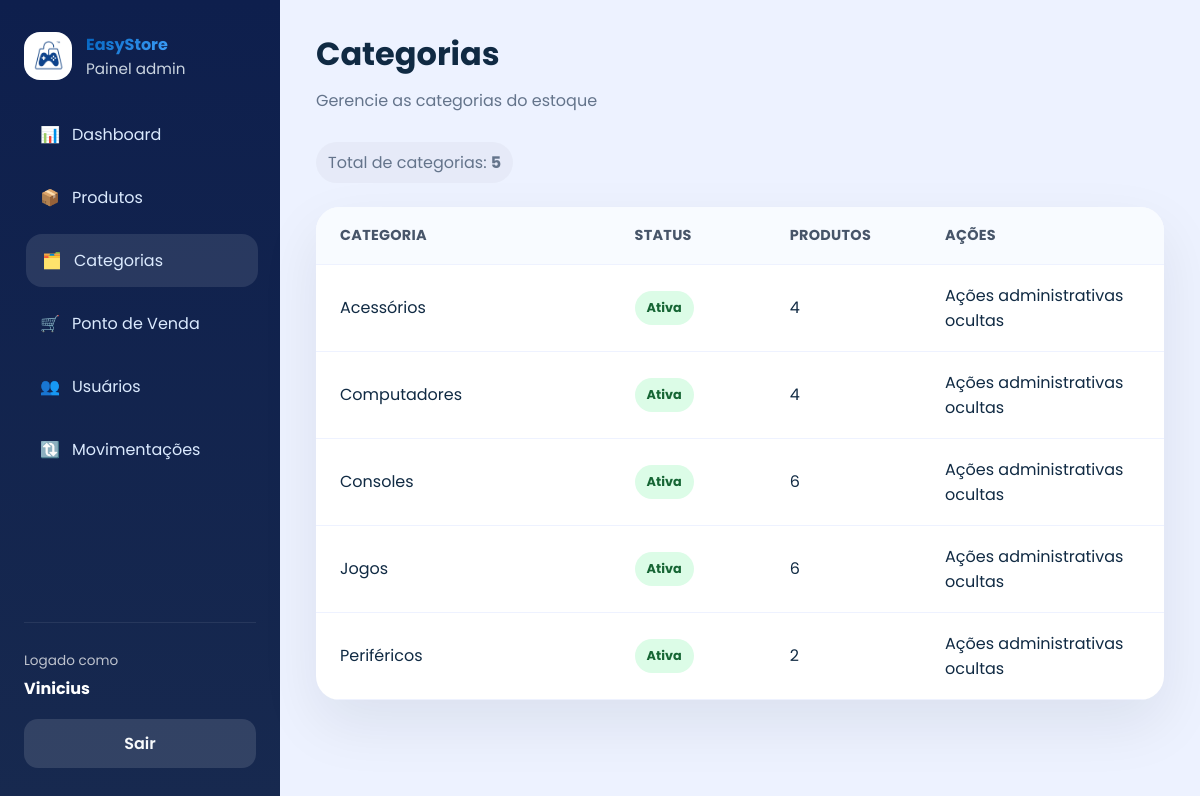
/categorias/ (signed in), run on the app's committed database.
### app/models/categoria.py (models this page shows)
class Categoria(Base):
    __tablename__ = "categorias"
    id = Column(Integer, primary_key=True, autoincrement=True, index=True)
    nome = Column(String(167), nullable=False, unique=True)
    descricao = Column(String(255), nullable=True)
    ativo = Column(Boolean, default=True)
    produtos = relationship("Produto", back_populates="categoria", lazy="select")

### app/controllers/categoria_controller.py (the view)
@router.get("/")
def listar_categorias(
    request: Request,
    db: Session = Depends(get_db),
    usuario = Depends(get_usuario_logado),
):
    role = usuario.get("role") if isinstance(usuario, dict) else getattr(usuario, "role", None)
    if role not in ("admin", "operador"):
        raise HTTPException(status_code=403, detail="Acesso negado")
    categorias = db.query(Categoria).order_by(Categoria.nome).all()
    return templates.TemplateResponse(
        request,
        "admin/categorias.html",
        {
            "request":      request,
            "usuario":      usuario,
            "categorias":   categorias,
            "page_title":   "Categorias",
            "page_subtitle":"Gerencie as categorias do estoque",
            "css_path":     "css/cadastros.css",
            "active":       "categorias",
        }
    )

### app/templates/admin/categorias.html (shortened to what this page needs)
{% extends "admin/base.html" %}
{% block content %}
<div class="table-actions">
  <div class="detail-pill">Total de categorias: <strong>{{ categorias|length }}</strong></div>
  {% set role = usuario.role if usuario is not mapping else usuario.get('role') if usuario else None %}
</div>
<div class="table-card categories-table">
  <div class="table-row header">
    <div>Categoria</div>
    <div>Status</div>
    <div>Produtos</div>
    <div>Ações</div>
  </div>
  {% for categoria in categorias %}
  <div class="table-row">
    <div>{{ categoria.nome }}</div>
    <div><span class="status-badge {% if categoria.ativo %}active{% else %}inactive{% endif %}">{{ 'Ativa' if categoria.ativo else 'Inativa' }}</span></div>
    <div>{{ categoria.produtos|length }}</div>
    <div class="actions">
      {% if role == 'admin' %}
      <a href="/categorias/{{ categoria.id }}/editar" class="btn btn-secondary">Editar</a>
      <form action="/categorias/{{ categoria.id }}/toggle-ativo" method="post"><button type="submit" class="btn btn-warning">{% if categoria.ativo %}Desativar{% else %}Ativar{% endif %}</button></form>
      {% else %}
      <span class="muted">Ações administrativas ocultas</span>
      {% endif %}
    </div>
  </div>
  {% endfor %}
</div>
{% endblock %}

### app/static/css/admin.css (style rules this page uses)
:root { --bg: #edf2ff; --surface: #ffffff; --surface-soft: #f8fafc; --text: #102a43; --muted: #64748b; --primary: #2563eb; --primary-dark: #1d4ed8; --success: #16a34a; --warning: #f59e0b; --danger: #dc2626; --radius: 24px; --shadow: 0 24px 60px rgba(15, 23, 42, 0.08); --transition: 0.25s ease; --color-dark: #0262bd; --color-primary: #3fa1fc; }
* { box-sizing: border-box; margin: 0; padding: 0; }
html, body { min-height: 100%; background: var(--bg); color: var(--text); font-family: 'Poppins', sans-serif; }
body { overflow-x: hidden; }
.card, .table-card, .form-card { background: var(--surface); border-radius: var(--radius); box-shadow: var(--shadow); }
.table-card { overflow: hidden; }
.table-row { align-items: center; border-bottom: 1px solid #eef2ff; display: grid; gap: 16px; padding: 18px 24px; }
.table-row.header { background: #f8fbff; color: #475569; font-size: 0.9rem; font-weight: 700; letter-spacing: 0.02em; text-transform: uppercase; }
.actions { display: flex; flex-wrap: wrap; gap: 10px; }
.status-badge { border-radius: 999px; display: inline-flex; font-size: 0.8rem; font-weight: 700; padding: 8px 12px; }
.status-badge.active, .status-badge.entrada { background: #dcfce7; color: #166534; }
.page-actions, .table-actions { align-items: center; display: flex; flex-wrap: wrap; gap: 16px; justify-content: space-between; }
.detail-pill { background: rgba(15, 23, 42, 0.03); border-radius: 999px; color: var(--muted); padding: 8px 12px; }

### app/static/css/cadastros.css (style rules this page uses)
.categories-table .table-row { grid-template-columns: 2fr 1fr 1fr 1.4fr; }

### data on the page
Categoria: nome "Acessórios", ativo "Ativa", produtos|length "4"
Categoria: nome "Computadores", ativo "Ativa", produtos|length "4"
Categoria: nome "Consoles", ativo "Ativa", produtos|length "6"
Categoria: nome "Jogos", ativo "Ativa", produtos|length "6"
Categoria: nome "Periféricos", ativo "Ativa", produtos|length "2"

### other printed values
{{ logged_name }} "Vinicius"
{{ page_title }} "Categorias"
{{ page_subtitle }} "Gerencie as categorias do estoque"
{{ categorias|length }} "5"
